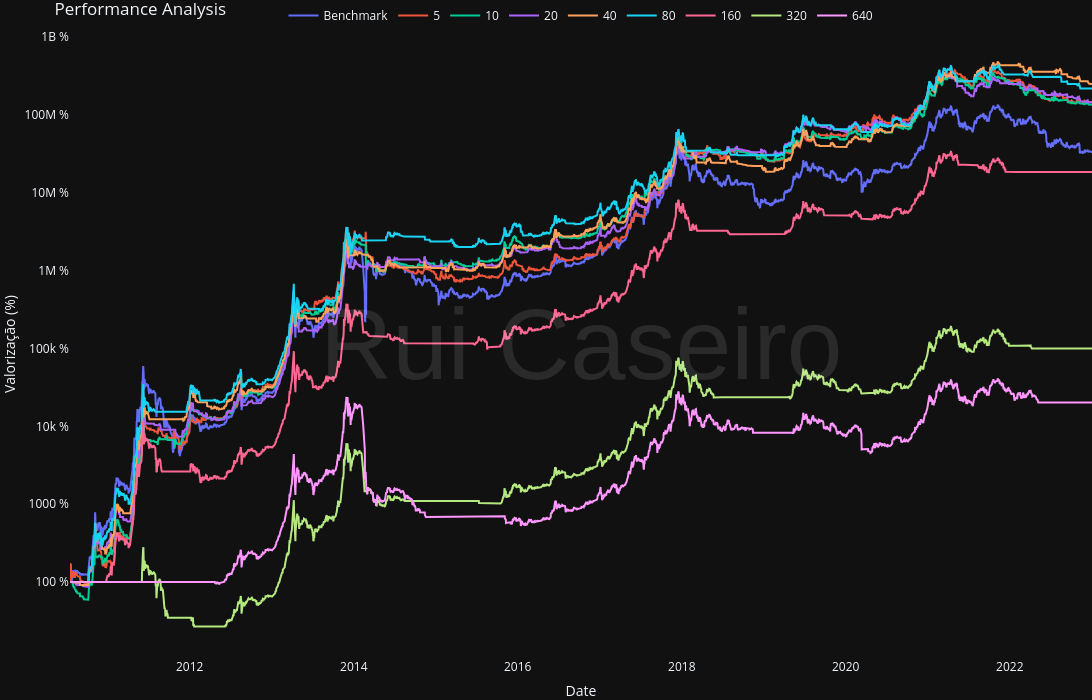

The cell this chart's notebook holds for it:
### Code cell
main.plot_comparative_graph(optimize.equity_curves())

### Figure 1 — Plotly figure (JSON) as saved in the notebook; plotly's stock layout.template omitted (floating-point values rounded to 4 significant figures; data arrays with more than 128 entries replaced by an {"elided": "..."} marker saying what was removed)
{"data": [{"name": "Benchmark", "type": "scatter", "x": {"elided": "4547 str values"}, "y": {"elided": "4547 float values"}}, {"name": "5", "type": "scatter", "x": {"elided": "4547 str values"}, "y": {"elided": "4547 float values"}}, {"name": "10", "type": "scatter", "x": {"elided": "4547 str values"}, "y": {"elided": "4547 float values"}}, {"name": "20", "type": "scatter", "x": {"elided": "4547 str values"}, "y": {"elided": "4547 float values"}}, {"name": "40", "type": "scatter", "x": {"elided": "4547 str values"}, "y": {"elided": "4547 float values"}}, {"name": "80", "type": "scatter", "x": {"elided": "4547 str values"}, "y": {"elided": "4547 float values"}}, {"name": "160", "type": "scatter", "x": {"elided": "4547 str values"}, "y": {"elided": "4547 float values"}}, {"name": "320", "type": "scatter", "x": {"elided": "4547 str values"}, "y": {"elided": "4547 float values"}}, {"name": "640", "type": "scatter", "x": {"elided": "4547 str values"}, "y": {"elided": "4547 float values"}}], "layout": {"annotations": [{"font": {"color": "white", "family": "Arial", "size": 100}, "opacity": 0.1, "showarrow": false, "text": "Rui Caseiro", "textangle": 0, "x": 0.5, "xref": "paper", "y": 0.5, "yref": "paper"}], "height": 700, "hovermode": "x unified", "legend": {"orientation": "h", "x": 0.5, "xanchor": "center", "y": 1, "yanchor": "bottom"}, "showlegend": true, "title": {"text": "Performance Analysis"}, "width": 1200, "xaxis": {"mirror": true, "showgrid": false, "showline": false, "title": {"text": "Date"}, "zeroline": false}, "yaxis": {"mirror": true, "showgrid": false, "showline": false, "ticksuffix": " %", "title": {"text": "Valorização (%)"}, "type": "log", "zeroline": true}}}
